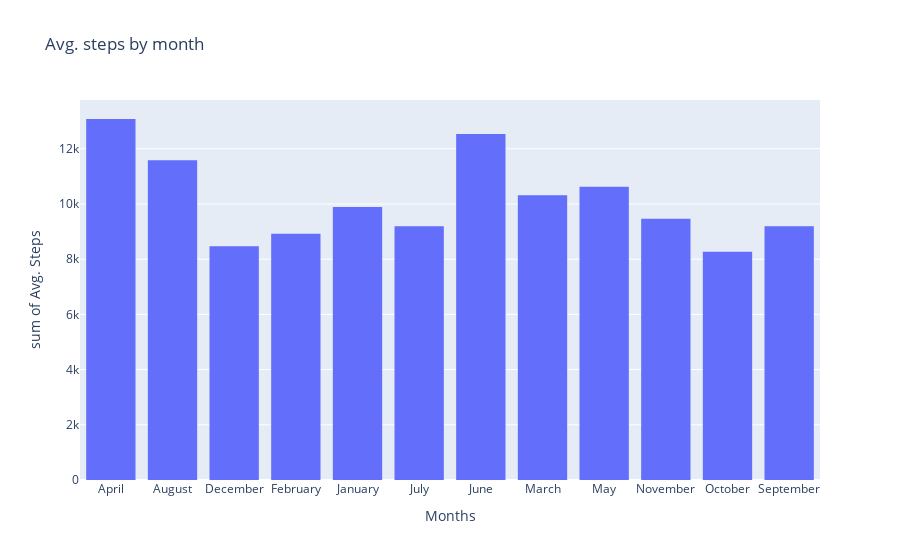

The code cell stored with this chart in its notebook:
### Code cell
# nicely put!px.histogram(week_steps, x='Work_or_Weekend', y='Steps')
px.histogram(month_steps, x='Months', y='Steps', title='Avg. steps by month', labels={'Steps':'Avg. Steps'})

### Figure 1 — Plotly figure (JSON) as saved in the notebook; plotly's stock layout.template omitted (floating-point values rounded to 4 significant figures)
{"data": [{"alignmentgroup": "True", "bingroup": "x", "histfunc": "sum", "hovertemplate": "Months=%{x}<br>sum of Avg. Steps=%{y}<extra></extra>", "legendgroup": "", "marker": {"color": "#636efa"}, "name": "", "offsetgroup": "", "orientation": "v", "showlegend": false, "type": "histogram", "x": ["April", "August", "December", "February", "January", "July", "June", "March", "May", "November", "October", "September"], "xaxis": "x", "y": [13080.0, 11580.0, 8470.0, 8923.0, 9892.0, 9193.0, 12540.0, 10310.0, 10620.0, 9467.0, 8272.0, 9191.0], "yaxis": "y"}], "layout": {"autosize": true, "barmode": "relative", "legend": {"tracegroupgap": 0}, "title": {"text": "Avg. steps by month"}, "xaxis": {"anchor": "y", "autorange": true, "domain": [0, 1], "range": [-0.5, 11.5], "title": {"text": "Months"}, "type": "category"}, "yaxis": {"anchor": "x", "autorange": true, "domain": [0, 1], "range": [0, 13770.0], "title": {"text": "sum of Avg. Steps"}, "type": "linear"}}}
